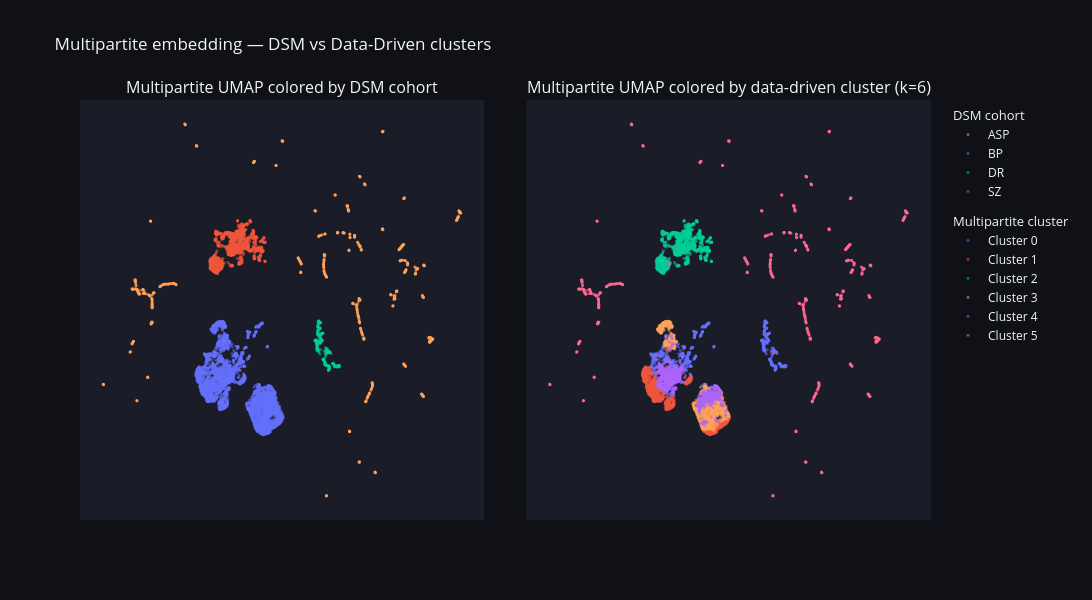

The notebook cell saved with this chart:
### Code cell
# UMAP visualization: cohort vs multipartite cluster
try:
    import umap
    mp_coords = umap.UMAP(n_components=2, n_neighbors=30, min_dist=0.3,
                          metric='cosine', random_state=42).fit_transform(mp_emb.values.to_numpy())
    proj_name = 'UMAP'
except ImportError:
    from sklearn.decomposition import PCA
    mp_coords = PCA(n_components=2, random_state=42).fit_transform(mp_emb.values.to_numpy())
    proj_name = 'PCA'

import plotly.graph_objects as go
from plotly.subplots import make_subplots

DARK = dict(template='plotly_dark', paper_bgcolor='#0f1117', plot_bgcolor='#1a1d27')
COHORT_COLORS = {'bp': '#636EFA', 'sz': '#EF553B', 'dr': '#00CC96', 'asp': '#FFA15A'}
CLUSTER_COLORS = ['#636EFA', '#EF553B', '#00CC96', '#FFA15A', '#AB63FA',
                  '#FF6692', '#B6E880', '#FF97FF', '#FECB52', '#19D3F3']

mp_labels = mp_assignment.labels.values

fig = make_subplots(
    rows=1, cols=2,
    subplot_titles=(f'Multipartite {proj_name} colored by DSM cohort',
                    f'Multipartite {proj_name} colored by data-driven cluster (k={mp_best_k})'),
    horizontal_spacing=0.05,
)

for cohort in sorted(set(cohort_labels)):
    mask = cohort_labels == cohort
    fig.add_trace(go.Scattergl(
        x=mp_coords[mask, 0], y=mp_coords[mask, 1], mode='markers',
        marker=dict(size=3, color=COHORT_COLORS.get(cohort, '#888'), opacity=0.55),
        name=cohort.upper(), legendgroup='cohort', legendgrouptitle_text='DSM cohort',
    ), row=1, col=1)

for c in sorted(set(mp_labels)):
    mask = mp_labels == c
    fig.add_trace(go.Scattergl(
        x=mp_coords[mask, 0], y=mp_coords[mask, 1], mode='markers',
        marker=dict(size=3, color=CLUSTER_COLORS[int(c) % len(CLUSTER_COLORS)], opacity=0.55),
        name=f'Cluster {c}', legendgroup='cluster', legendgrouptitle_text='Multipartite cluster',
    ), row=1, col=2)

fig.update_layout(**DARK, height=600, width=1400,
                  title_text='Multipartite embedding — DSM vs Data-Driven clusters')
fig.update_xaxes(showticklabels=False, showgrid=False, zeroline=False)
fig.update_yaxes(showticklabels=False, showgrid=False, zeroline=False)
fig.write_image(str(OUTPUT_DIR / 'multipartite_umap.png'), width=1400, height=600, scale=3)
fig.show()

### Figure 1 — Plotly figure (JSON) as saved in the notebook; plotly's stock layout.template omitted (floating-point values rounded to 4 significant figures; data arrays with more than 128 entries replaced by an {"elided": "..."} marker saying what was removed)
{"data": [{"legendgroup": "cohort", "legendgrouptitle": {"text": "DSM cohort"}, "marker": {"color": "#FFA15A", "opacity": 0.55, "size": 3}, "mode": "markers", "name": "ASP", "type": "scattergl", "x": {"elided": "1600 float values"}, "xaxis": "x", "y": {"elided": "1600 float values"}, "yaxis": "y"}, {"legendgroup": "cohort", "legendgrouptitle": {"text": "DSM cohort"}, "marker": {"color": "#636EFA", "opacity": 0.55, "size": 3}, "mode": "markers", "name": "BP", "type": "scattergl", "x": {"elided": "5002 float values"}, "xaxis": "x", "y": {"elided": "5002 float values"}, "yaxis": "y"}, {"legendgroup": "cohort", "legendgrouptitle": {"text": "DSM cohort"}, "marker": {"color": "#00CC96", "opacity": 0.55, "size": 3}, "mode": "markers", "name": "DR", "type": "scattergl", "x": {"elided": "442 float values"}, "xaxis": "x", "y": {"elided": "442 float values"}, "yaxis": "y"}, {"legendgroup": "cohort", "legendgrouptitle": {"text": "DSM cohort"}, "marker": {"color": "#EF553B", "opacity": 0.55, "size": 3}, "mode": "markers", "name": "SZ", "type": "scattergl", "x": {"elided": "1767 float values"}, "xaxis": "x", "y": {"elided": "1767 float values"}, "yaxis": "y"}, {"legendgroup": "cluster", "legendgrouptitle": {"text": "Multipartite cluster"}, "marker": {"color": "#636EFA", "opacity": 0.55, "size": 3}, "mode": "markers", "name": "Cluster 0", "type": "scattergl", "x": {"elided": "1310 float values"}, "xaxis": "x2", "y": {"elided": "1310 float values"}, "yaxis": "y2"}, {"legendgroup": "cluster", "legendgrouptitle": {"text": "Multipartite cluster"}, "marker": {"color": "#EF553B", "opacity": 0.55, "size": 3}, "mode": "markers", "name": "Cluster 1", "type": "scattergl", "x": {"elided": "1398 float values"}, "xaxis": "x2", "y": {"elided": "1398 float values"}, "yaxis": "y2"}, {"legendgroup": "cluster", "legendgrouptitle": {"text": "Multipartite cluster"}, "marker": {"color": "#00CC96", "opacity": 0.55, "size": 3}, "mode": "markers", "name": "Cluster 2", "type": "scattergl", "x": {"elided": "1752 float values"}, "xaxis": "x2", "y": {"elided": "1752 float values"}, "yaxis": "y2"}, {"legendgroup": "cluster", "legendgrouptitle": {"text": "Multipartite cluster"}, "marker": {"color": "#FFA15A", "opacity": 0.55, "size": 3}, "mode": "markers", "name": "Cluster 3", "type": "scattergl", "x": {"elided": "1486 float values"}, "xaxis": "x2", "y": {"elided": "1486 float values"}, "yaxis": "y2"}, {"legendgroup": "cluster", "legendgrouptitle": {"text": "Multipartite cluster"}, "marker": {"color": "#AB63FA", "opacity": 0.55, "size": 3}, "mode": "markers", "name": "Cluster 4", "type": "scattergl", "x": {"elided": "1265 float values"}, "xaxis": "x2", "y": {"elided": "1265 float values"}, "yaxis": "y2"}, {"legendgroup": "cluster", "legendgrouptitle": {"text": "Multipartite cluster"}, "marker": {"color": "#FF6692", "opacity": 0.55, "size": 3}, "mode": "markers", "name": "Cluster 5", "type": "scattergl", "x": {"elided": "1600 float values"}, "xaxis": "x2", "y": {"elided": "1600 float values"}, "yaxis": "y2"}], "layout": {"annotations": [{"font": {"size": 16}, "showarrow": false, "text": "Multipartite UMAP colored by DSM cohort", "x": 0.2375, "xanchor": "center", "xref": "paper", "y": 1, "yanchor": "bottom", "yref": "paper"}, {"font": {"size": 16}, "showarrow": false, "text": "Multipartite UMAP colored by data-driven cluster (k=6)", "x": 0.7625, "xanchor": "center", "xref": "paper", "y": 1, "yanchor": "bottom", "yref": "paper"}], "height": 600, "paper_bgcolor": "#0f1117", "plot_bgcolor": "#1a1d27", "title": {"text": "Multipartite embedding — DSM vs Data-Driven clusters"}, "width": 1400, "xaxis": {"anchor": "y", "domain": [0, 0.475], "showgrid": false, "showticklabels": false, "zeroline": false}, "xaxis2": {"anchor": "y2", "domain": [0.525, 1], "showgrid": false, "showticklabels": false, "zeroline": false}, "yaxis": {"anchor": "x", "domain": [0, 1], "showgrid": false, "showticklabels": false, "zeroline": false}, "yaxis2": {"anchor": "x2", "domain": [0, 1], "showgrid": false, "showticklabels": false, "zeroline": false}}}
